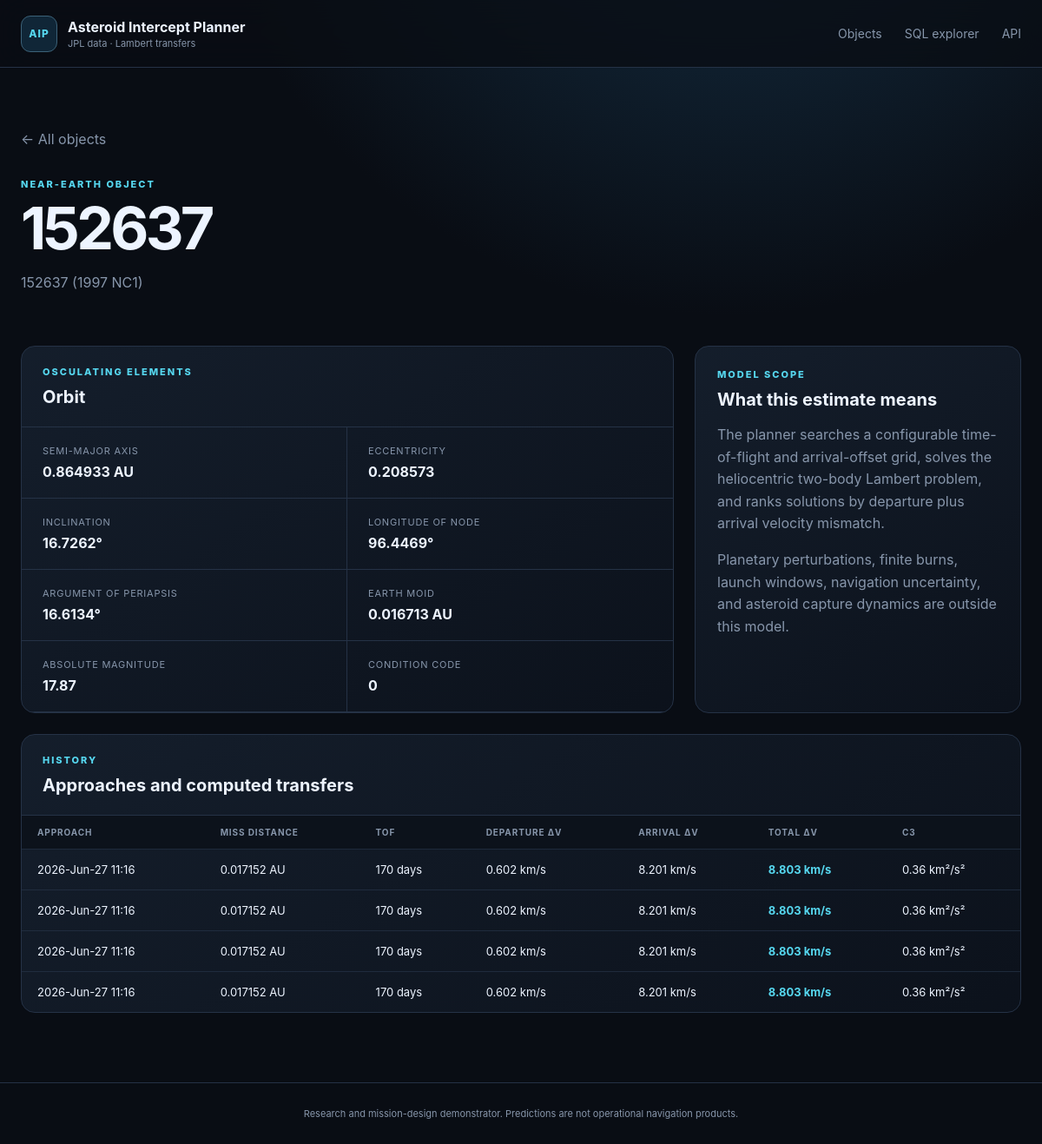
Page /asteroid/152637 on the committed database.
### tables this page shows
CREATE TABLE orbital_elements (
    designation TEXT PRIMARY KEY REFERENCES asteroids(designation) ON DELETE CASCADE,
    epoch_jd_tdb REAL,
    semi_major_axis_au REAL NOT NULL,
    eccentricity REAL NOT NULL,
    inclination_deg REAL NOT NULL,
    raan_deg REAL NOT NULL,
    arg_periapsis_deg REAL NOT NULL,
    mean_anomaly_deg REAL,
    perihelion_time_jd_tdb REAL,
    perihelion_distance_au REAL,
    aphelion_distance_au REAL,
    orbital_period_days REAL,
    earth_moid_au REAL,
    condition_code TEXT,
    orbit_id TEXT,
    source TEXT NOT NULL,
    updated_at TEXT NOT NULL
);

CREATE TABLE asteroids (
    designation TEXT PRIMARY KEY,
    fullname TEXT,
    absolute_magnitude_h REAL,
    diameter_km REAL,
    first_seen_at TEXT NOT NULL,
    updated_at TEXT NOT NULL
);

CREATE TABLE intercept_plans (
    plan_id INTEGER PRIMARY KEY AUTOINCREMENT,
    approach_id INTEGER NOT NULL REFERENCES close_approaches(approach_id) ON DELETE CASCADE,
    method TEXT NOT NULL,
    departure_jd_tdb REAL NOT NULL,
    arrival_jd_tdb REAL NOT NULL,
    tof_days REAL NOT NULL,
    departure_dv_kms REAL NOT NULL,
    arrival_dv_kms REAL NOT NULL,
    total_dv_kms REAL NOT NULL,
    c3_km2_s2 REAL,
    leo_departure_dv_kms REAL,
    polyline_json TEXT,
    computed_at TEXT NOT NULL,
    UNIQUE (approach_id, method)
);

CREATE TABLE close_approaches (
    approach_id INTEGER PRIMARY KEY AUTOINCREMENT,
    designation TEXT NOT NULL REFERENCES asteroids(designation) ON DELETE CASCADE,
    body TEXT NOT NULL DEFAULT 'Earth',
    close_approach_jd_tdb REAL NOT NULL,
    close_approach_text TEXT,
    distance_au REAL NOT NULL,
    distance_min_au REAL,
    distance_max_au REAL,
    relative_velocity_kms REAL,
    hyperbolic_excess_velocity_kms REAL,
    time_uncertainty TEXT,
    ingested_at TEXT NOT NULL,
    UNIQUE (designation, body, close_approach_jd_tdb)
);

### app/web.py (the view)
    @application.route("/asteroid/<designation>")
    def asteroid_detail(designation: str):
        asteroid = get_asteroid(designation, settings.database_path)
        if asteroid is None:
            return render_template("not_found.html", designation=designation), 404
        return render_template(
            "detail.html",
            asteroid=asteroid,
            approaches=asteroid_approaches(designation, settings.database_path),
        )

### app/database.py (called while the page is built)
def _dict_row(cursor: sqlite3.Cursor, row: tuple[Any, ...]) -> dict[str, Any]:
    return {column[0]: row[index] for index, column in enumerate(cursor.description)}

@contextmanager
def connect(path: Path | None = None) -> Iterator[sqlite3.Connection]:
    database_path = Path(path or get_settings().database_path)
    database_path.parent.mkdir(parents=True, exist_ok=True)
    connection = sqlite3.connect(database_path, timeout=30)
    connection.row_factory = _dict_row
    connection.execute("PRAGMA foreign_keys = ON")
    connection.execute("PRAGMA busy_timeout = 30000")
    try:
        yield connection
    finally:
        connection.close()

def initialize_database(path: Path | None = None) -> Path:
    database_path = Path(path or get_settings().database_path)
    schema = Path(__file__).with_name("schema.sql").read_text(encoding="utf-8")
    with connect(database_path) as connection:
        schema_version = int(connection.execute("PRAGMA user_version").fetchone()["user_version"])
        if schema_version < 2:
            connection.executescript(schema)
            connection.commit()
    return database_path

def fetch_all(
    query: str, params: Sequence[Any] = (), path: Path | None = None
) -> list[dict[str, Any]]:
    initialize_database(path)
    with connect(path) as connection:
        return connection.execute(query, params).fetchall()

def fetch_one(
    query: str, params: Sequence[Any] = (), path: Path | None = None
) -> dict[str, Any] | None:
    rows = fetch_all(query, params, path)
    return rows[0] if rows else None

def get_asteroid(designation: str, path: Path | None = None) -> dict[str, Any] | None:
    return fetch_one(
        """
        SELECT a.*, oe.*
        FROM asteroids a
        LEFT JOIN orbital_elements oe USING(designation)
        WHERE a.designation = ?
        """,
        (designation,),
        path,
    )

def asteroid_approaches(designation: str, path: Path | None = None) -> list[dict[str, Any]]:
    return fetch_all(
        """
        SELECT ca.*, ip.*
        FROM close_approaches ca
        LEFT JOIN intercept_plans ip USING(approach_id)
        WHERE ca.designation = ?
        ORDER BY ca.close_approach_jd_tdb DESC
        """,
        (designation,),
        path,
    )

### app/templates/detail.html (shortened to what this page needs)
{% extends "base.html" %}
{% block content %}
<section class="detail-hero">
  <a class="back" href="{{ url_for('index') }}">← All objects</a>
  <p class="eyebrow">NEAR-EARTH OBJECT</p>
  <h1>{{ asteroid.designation }}</h1>
  <p>{{ asteroid.fullname or 'JPL small-body designation' }}</p>
</section>
<section class="detail-grid">
  <article class="panel">
    <div class="panel-header"><div><p class="eyebrow">OSCULATING ELEMENTS</p><h2>Orbit</h2></div></div>
    <dl class="spec-grid">
      <div><dt>Semi-major axis</dt><dd>{{ asteroid.semi_major_axis_au|number(6) }} AU</dd></div>
      <div><dt>Eccentricity</dt><dd>{{ asteroid.eccentricity|number(6) }}</dd></div>
      <div><dt>Inclination</dt><dd>{{ asteroid.inclination_deg|number(4) }}°</dd></div>
      <div><dt>Longitude of node</dt><dd>{{ asteroid.raan_deg|number(4) }}°</dd></div>
      <div><dt>Argument of periapsis</dt><dd>{{ asteroid.arg_periapsis_deg|number(4) }}°</dd></div>
      <div><dt>Earth MOID</dt><dd>{{ asteroid.earth_moid_au|number(6) }} AU</dd></div>
      <div><dt>Absolute magnitude</dt><dd>{{ asteroid.absolute_magnitude_h|number(2) }}</dd></div>
      <div><dt>Condition code</dt><dd>{{ asteroid.condition_code or '—' }}</dd></div>
    </dl>
  </article>
  <article class="panel note-card">
    <p class="eyebrow">MODEL SCOPE</p>
    <h2>What this estimate means</h2>
    <p>The planner searches a configurable time-of-flight and arrival-offset grid, solves the heliocentric two-body Lambert problem, and ranks solutions by departure plus arrival velocity mismatch.</p>
    <p>Planetary perturbations, finite burns, launch windows, navigation uncertainty, and asteroid capture dynamics are outside this model.</p>
  </article>
</section>
<section class="panel">
  <div class="panel-header"><div><p class="eyebrow">HISTORY</p><h2>Approaches and computed transfers</h2></div></div>
  <div class="table-wrap"><table>
    <thead><tr><th>Approach</th><th>Miss distance</th><th>TOF</th><th>Departure Δv</th><th>Arrival Δv</th><th>Total Δv</th><th>C3</th></tr></thead>
    <tbody>{% for row in approaches %}<tr>
      <td>{{ row.close_approach_text or row.close_approach_jd_tdb }}</td>
      <td>{{ row.distance_au|number(6) }} AU</td>
      <td>{{ row.tof_days|number(0) }} days</td>
      <td>{{ row.departure_dv_kms|number(3) }} km/s</td>
      <td>{{ row.arrival_dv_kms|number(3) }} km/s</td>
      <td><strong class="accent">{{ row.total_dv_kms|number(3) }} km/s</strong></td>
      <td>{{ row.c3_km2_s2|number(2) }} km²/s²</td>
    </tr>{% endfor %}</tbody>
  </table></div>
</section>
{% endblock %}

### app/static/style.css (style rules this page uses)
:root { --bg:#090d14;--surface:#101722;--surface-2:#151f2d;--line:#253246;--text:#edf4ff;--muted:#8796ab;--cyan:#56d7ef;--green:#67e8b5;--orange:#ffad66;--max:1440px;font-family:Inter,ui-sans-serif,system-ui,-apple-system,BlinkMacSystemFont,"Segoe UI",sans-serif;color-scheme:dark }
* { box-sizing:border-box }
body { margin:0;background:radial-gradient(circle at 70% -20%,#16334a 0,transparent 35%),var(--bg);color:var(--text);min-height:100vh }
.eyebrow { font-size:11px;letter-spacing:.18em;color:var(--cyan);font-weight:800;margin:0 0 10px }
.hero h1,.detail-hero h1 { font-size:clamp(42px,6vw,82px);line-height:.98;margin:0;letter-spacing:-.055em }
.hero>div>p:last-child,.detail-hero>p:last-child { color:var(--muted);max-width:680px;line-height:1.65 }
.panel { border:1px solid var(--line);background:linear-gradient(145deg,rgba(21,31,45,.93),rgba(12,18,28,.93));border-radius:16px;overflow:hidden }
.panel-header { padding:22px 24px;border-bottom:1px solid var(--line);display:flex;align-items:center;justify-content:space-between;gap:24px }
.panel-header h2,.note-card h2,.table-list h2 { margin:0;font-size:20px }
.table-wrap { overflow:auto }
table { width:100%;border-collapse:collapse;font-size:13px }
th { text-align:left;color:var(--muted);font-size:10px;text-transform:uppercase;letter-spacing:.09em;padding:13px 18px;background:#0c121b;white-space:nowrap }
td { border-top:1px solid rgba(37,50,70,.75);padding:15px 18px;white-space:nowrap }
.object-link:hover,.accent { color:var(--cyan) }
.detail-hero { padding:30px 0 44px }
.detail-hero h1 { font-size:68px }
.back { display:inline-block;margin-bottom:35px;color:var(--muted);text-decoration:none }
.detail-grid { display:grid;grid-template-columns:2fr 1fr;gap:24px;margin-bottom:24px }
.spec-grid { display:grid;grid-template-columns:repeat(2,1fr);margin:0 }
.spec-grid div { padding:20px 24px;border-bottom:1px solid var(--line) }
.spec-grid div:nth-child(odd) { border-right:1px solid var(--line) }
dt { color:var(--muted);font-size:11px;text-transform:uppercase;letter-spacing:.07em }
dd { margin:7px 0 0;font-weight:700 }
.note-card { padding:25px }
.note-card p:not(.eyebrow) { color:var(--muted);line-height:1.6 }

### rows in the picture
orbital_elements: designation "152637", semi_major_axis_au|number "0.864933", eccentricity|number "0.208573", inclination_deg|number "16.7262", raan_deg|number "96.4469", arg_periapsis_deg|number "16.6134", earth_moid_au|number "0.016713", condition_code "0"
asteroids: fullname "152637 (1997 NC1)", absolute_magnitude_h|number "17.87"
intercept_plans: close_approach_text "2026-Jun-27 11:16", distance_au|number "0.017152", tof_days|number "170", departure_dv_kms|number "0.602", arrival_dv_kms|number "8.201", total_dv_kms|number "8.803", c3_km2_s2|number "0.36"
intercept_plans: close_approach_text "2026-Jun-27 11:16", distance_au|number "0.017152", tof_days|number "170", departure_dv_kms|number "0.602", arrival_dv_kms|number "8.201", total_dv_kms|number "8.803", c3_km2_s2|number "0.36"
intercept_plans: close_approach_text "2026-Jun-27 11:16", distance_au|number "0.017152", tof_days|number "170", departure_dv_kms|number "0.602", arrival_dv_kms|number "8.201", total_dv_kms|number "8.803", c3_km2_s2|number "0.36"
intercept_plans: close_approach_text "2026-Jun-27 11:16", distance_au|number "0.017152", tof_days|number "170", departure_dv_kms|number "0.602", arrival_dv_kms|number "8.201", total_dv_kms|number "8.803", c3_km2_s2|number "0.36"
